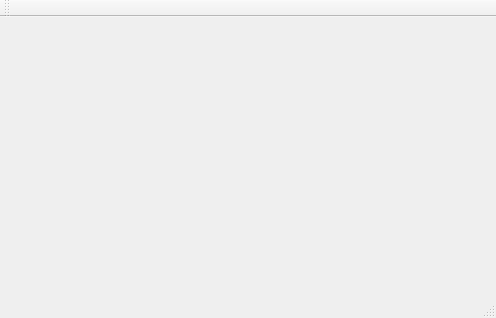
<?xml version="1.0" encoding="UTF-8"?>
<ui version="4.0">
 <class>MainWindow</class>
 <widget class="QMainWindow" name="MainWindow">
  <property name="geometry">
   <rect>
    <x>0</x>
    <y>0</y>
    <width>496</width>
    <height>318</height>
   </rect>
  </property>
  <property name="windowTitle">
   <string>MainWindow</string>
  </property>
  <widget class="QWidget" name="centralWidget"/>
  <widget class="QToolBar" name="mainToolBar">
   <attribute name="toolBarArea">
    <enum>TopToolBarArea</enum>
   </attribute>
   <attribute name="toolBarBreak">
    <bool>false</bool>
   </attribute>
  </widget>
  <widget class="QStatusBar" name="statusBar"/>
 </widget>
 <layoutdefault spacing="6" margin="11"/>
 <resources/>
 <connections/>
</ui>
